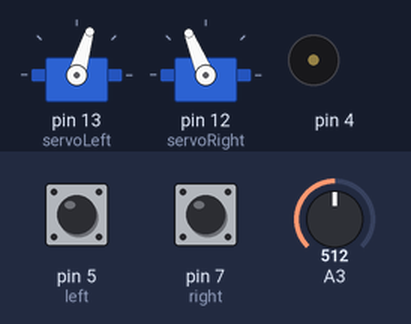
Bench run of a sketch on a simulated Arduino Uno, built with avr-gcc and run on an emulated ATmega328P. Shown: 2 × servo, buzzer (waves = sounding). The inputs (shaded band) are chosen by the test bench; at power-on: pin 5 (left) LOW, A3 = 512, pin 7 (right) HIGH.

Above: at 2.2 s.
2.3 s: pin 5 (left) pulled HIGH for 2.65 s
At 4.4 s:
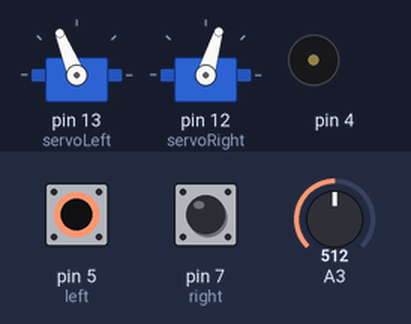
11.0 s: A3 set to 318
14.5 s: A3 set to 292
At 17.0 s:
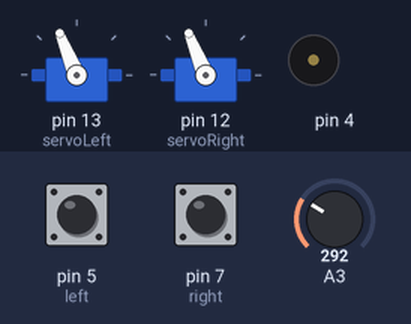
17.6 s: A3 set to 511
At 19.3 s:
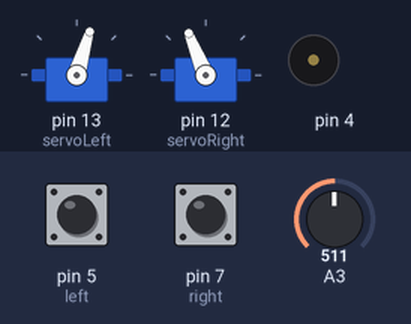
24.1 s: A3 set to 306
At 25.2 s:
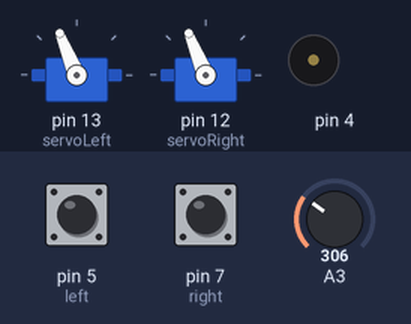
Timing chart, 0 to 27.1 s (numbered marks = the images above; inputs shaded):
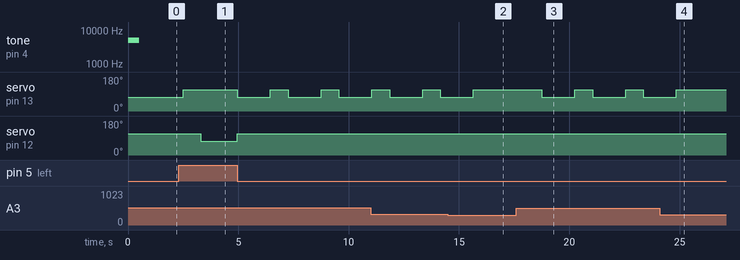

Measured:
- the behaviour switches between 308 and 307 on A3 (found by bisection; images 1 and 2)
- after the input at 2.3 s, servo on pin 12 (servoRight): 112° → 73° after 1.0 s, → 112° 1.7 s later
- after the input at 14.5 s, servo on pin 13 (servoLeft): goes on until 15.7 s, then stays 112°
- after the input at 17.6 s, servo on pin 13 (servoLeft): alternates 112° for 0.80 s and 73° for 1.5 s, starting after 1.2 s
- after the input at 24.1 s, servo on pin 13 (servoLeft): goes on until 24.9 s, then stays 112°
- by itself, servo on pin 13 (servoLeft): repeats every 2.3 s: 73° 1.5 s, 112° 0.80 s

The sketch:

robotfinal.ino
```cpp
/*
 * Kimberly Mackey
 * cit 227
 * 038/08/2021
 *
 * 1. A successful robot that automatically navigates with whisker sensors
 * 2. The robot can escape corners
 * 3.The robot only works when there is enough ambient light.
 *
 *
 */

 #include <Servo.h>                                   //servo library

Servo servoLeft;
Servo servoRight;

//variables for corner loop

int leftWhiskerC;
int rightWhiskerC;
int counter;

void setup()
{

  // pins for whiskers
  pinMode(7, INPUT);           //right
  pinMode(5, INPUT);           //left

  tone(4, 5000, 500);
  delay(1000);

  leftWhiskerC = 0;
  rightWhiskerC = 1;
  counter = 0;
}

void loop()
{

  // loop to make bot stop or go with the photocell sensor based off voltage
  if (voltage(A3) < 1.5)
  {
    servoLeft.detach();    // stops servo signals
    servoRight.detach();
  }
  else
  {
    servoLeft.attach(13); // sends signal to wheels
    servoRight.attach(12);
  }

  //corner

  int leftWhisker = digitalRead(5);
  int rightWhisker = digitalRead(7);

  if (leftWhisker != rightWhisker)    //one whisker hit
  {
    if ((leftWhisker != leftWhiskerC) && (rightWhisker != rightWhiskerC)) //alternating
    {
      counter++;   //counting
      leftWhiskerC = leftWhisker;
      rightWhiskerC = rightWhisker;
      if (counter == 4) // it alt back and forth 4 times
      {
        leftWhisker = 0;  // uturn
        rightWhisker = 0;
        counter = 0;  //reset counter
      }
    }
    else
    {
      counter = 0; // clear counter
    }
  }

  //whiskers

  if ((leftWhisker == 0) && (rightWhisker == 0)) // both whiskers hit
  {
    backward(1500);
    rightTurn(1000);
  }
  else if (leftWhisker == 0) //only left hits
  {
    backward(1500);
    rightTurn(800);
  }
  else if (rightWhisker == 0) // only right hits
  {
    backward(1500);
    leftTurn(800);
  }
  else
  {
    forward(40);
  }
}

//measure voltage
float voltage(int adPin)
{
 return float(analogRead(adPin)) * 5.0 / 1024.0;
}

//movements

void forward(int time)
{
  servoLeft.writeMicroseconds(1700);
  servoRight.writeMicroseconds(1300);
  delay(time);
}

void leftTurn(int time)
{
  servoLeft.writeMicroseconds(1300);
  servoRight.writeMicroseconds(1300);
  delay(time);
}

void rightTurn(int time)
{
  servoLeft.writeMicroseconds(1700);
  servoRight.writeMicroseconds(1700);
  delay(time);
}

void backward(int time)
{
  servoLeft.writeMicroseconds(1300);
  servoRight.writeMicroseconds(1700);
  delay(time);
}
```
